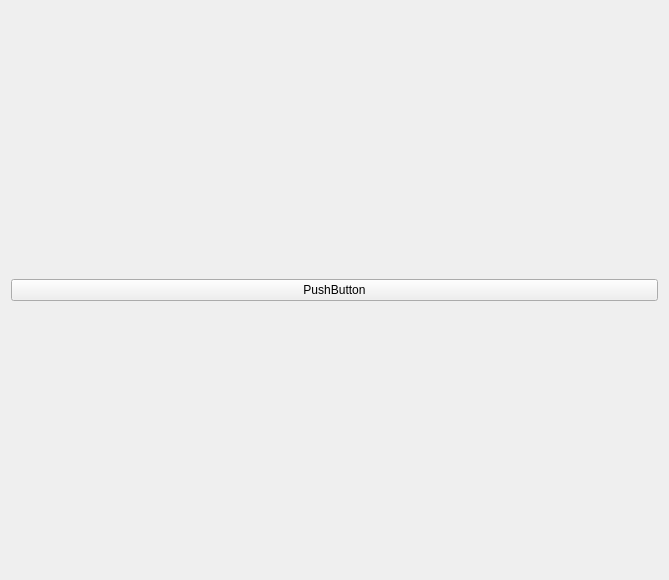
<?xml version="1.0" encoding="UTF-8"?>
<ui version="4.0">
 <author>Alex1701c</author>
 <class>KCM</class>
 <widget class="QWidget" name="KCM">
  <property name="geometry">
   <rect>
    <x>0</x>
    <y>0</y>
    <width>669</width>
    <height>580</height>
   </rect>
  </property>
  <property name="minimumSize">
   <size>
    <width>300</width>
    <height>0</height>
   </size>
  </property>
  <layout class="QVBoxLayout" name="verticalLayout">
   <item>
    <widget class="QPushButton" name="pushButton">
     <property name="text">
      <string>PushButton</string>
     </property>
    </widget>
   </item>
  </layout>
 </widget>
 <resources/>
 <connections/>
</ui>
